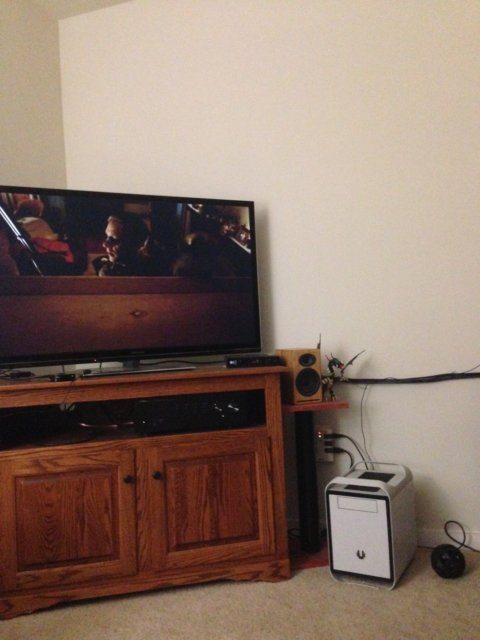
#> input picture test-images/2.jpg, 480 x 640 px, given in place of t, which was not available
$ python -i imageProcessor.py   (imports and definitions only)
#> lines starting #> are read from the running program, lines starting #| are printed output that depends on the picture
import numpy as np
import cv2 as ocv
import imutils

"""
   written and completed by major-phyo-san on 12th November, 2019

   Python OpenCV version 3.4.2.16
   PyQt5 version 5.13.0
   Imutils version 0.5.3

   Image stiching and cropping logics are based on an article at
   https://www.pyimagesearch.com/2018/12/17/image-stitching-with-opencv-and-python/
   Image resizing logic is based on a tutorial at
   https://opencv-python-tutroals.readthedocs.io/en/latest/py_tutorials/py_imgproc/py_geometric_transformations/py_geometric_transformations.html
   Test images are used from
   https://github.com/kushalvyas/Python-Multiple-Image-Stitching/tree/master/images
"""


class ImageStitcher:

    def __init__(self):
        self.images = []
        self.stitcher = None
        self.stitched = None
        self.cropped_stitched = None
        self.status = None

    def load_images(self, imagePaths):
#> called with imagePaths = 'test-images/2.jpg'
        i = 1
        for imagePath in imagePaths:
            self.images.append(ocv.imread(imagePath))
            imgIndx = i - 1
            self.images[imgIndx] = self.width_height_corrector(self.images[imgIndx])
#> in width_height_corrector, `resized = ocv.resize(image, dim, interpolation=ocv.INTER_AREA)`:
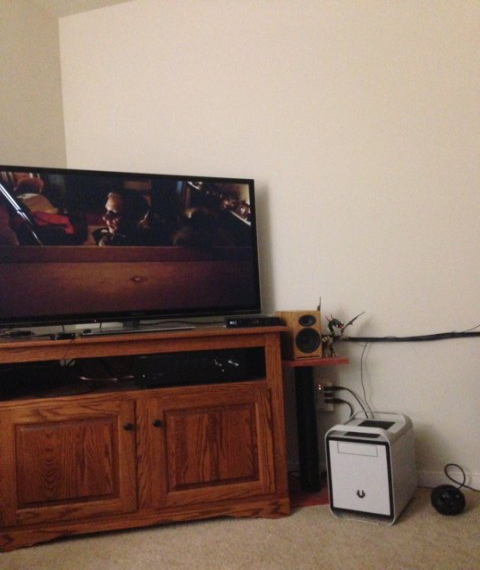
#> resized: shape (570, 480, 3); mean B, G, R 105.4, 117.7, 139.1
#> in width_height_corrector, image is the input picture: shape (640, 480, 3); mean B, G, R 105.4, 117.7, 139.1
            ocv.imshow("image"+str(i), self.images[imgIndx])
            ocv.waitKey(0)
            ocv.destroyAllWindows()
            i = i + 1
#> pass 2 of the loop in load_images, `for imagePath in imagePaths:`:
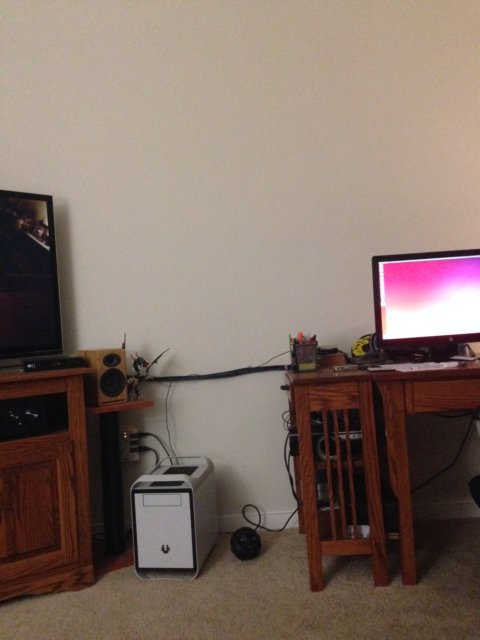
#> input picture test-images/3.jpg, 480 x 640 px, given in place of e, which was not available
#> in width_height_corrector (call 2), `resized = ocv.resize(image, dim, interpolation=ocv.INTER_AREA)`:
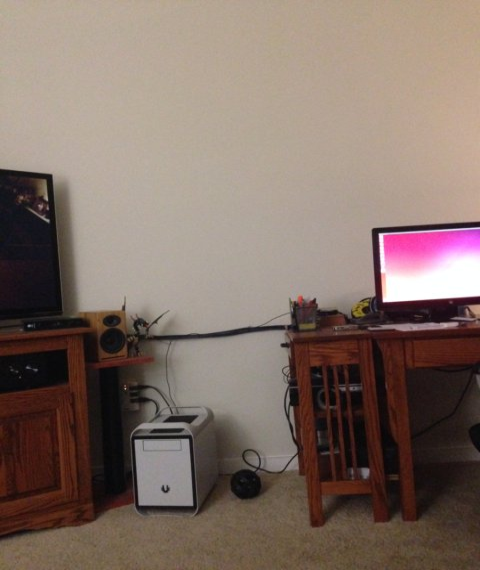
#> resized: shape (570, 480, 3); mean B, G, R 102.6, 111.9, 129.7
#> in width_height_corrector, image is the input picture: shape (640, 480, 3); mean B, G, R 102.6, 111.9, 129.7

    def width_height_corrector(self, image):
        widthLimit = 900
        heightLimit = 570
#> (the run stopped early here; a loop or call above may not have finished)
